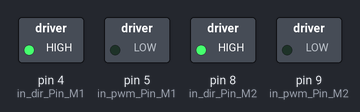
This sketch was run on a simulated Arduino Uno, built with avr-gcc and run on an emulated ATmega328P. On the bench: switched loads named in the sketch (green lamp = pin HIGH).

Above: at 0.1 s.
Timing chart, 0 to 1.6 s (numbered marks = the images above):
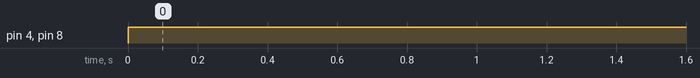

The sketch:

Motor_0.ino
```cpp
/*Test Motor
 */
const int in_pwm_Pin_M2 = 9;  // PWM
const int in_dir_Pin_M2 = 8;  // Dir
const int in_pwm_Pin_M1 = 5;  // PWM
const int in_dir_Pin_M1 = 4;  // Dir
const int value_M2 = 0;  // Value PWM 16
const int value_M1 = 0;  // Value PWM 10
const int value = 0;  // Value PWM

void setup() {
  pinMode(in_pwm_Pin_M2, OUTPUT);
  pinMode(in_dir_Pin_M2, OUTPUT);
  pinMode(in_pwm_Pin_M1, OUTPUT);
  pinMode(in_dir_Pin_M1, OUTPUT);
}

void loop() {
  analogWrite(in_pwm_Pin_M2,value_M2);
  digitalWrite(in_dir_Pin_M2,HIGH); // HIGH=CTCW, LOW=CW
  analogWrite(in_pwm_Pin_M1,value_M1);
  digitalWrite(in_dir_Pin_M1,HIGH); // HIGH=CTCW, LOW=CW
}
```

Measured:
- by itself, pin 4 (in_dir_Pin_M1), pin 8 (in_dir_Pin_M2): LOW → HIGH at 0.00 s
